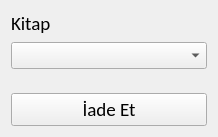
<?xml version="1.0" encoding="UTF-8"?>
<ui version="4.0">
 <class>Form</class>
 <widget class="QWidget" name="Form">
  <property name="geometry">
   <rect>
    <x>0</x>
    <y>0</y>
    <width>218</width>
    <height>137</height>
   </rect>
  </property>
  <property name="windowTitle">
   <string>İade</string>
  </property>
  <layout class="QVBoxLayout" name="verticalLayout_2">
   <item>
    <layout class="QVBoxLayout" name="verticalLayout">
     <item>
      <widget class="QLabel" name="label_3">
       <property name="font">
        <font>
         <family>Calibri</family>
         <pointsize>14</pointsize>
        </font>
       </property>
       <property name="text">
        <string>Kitap</string>
       </property>
      </widget>
     </item>
     <item>
      <widget class="QComboBox" name="kitapBox">
       <property name="font">
        <font>
         <pointsize>12</pointsize>
        </font>
       </property>
      </widget>
     </item>
     <item>
      <spacer name="verticalSpacer">
       <property name="orientation">
        <enum>Qt::Vertical</enum>
       </property>
       <property name="sizeHint" stdset="0">
        <size>
         <width>20</width>
         <height>40</height>
        </size>
       </property>
      </spacer>
     </item>
     <item>
      <widget class="QPushButton" name="iadeButon">
       <property name="font">
        <font>
         <family>Calibri</family>
         <pointsize>14</pointsize>
        </font>
       </property>
       <property name="text">
        <string>İade Et</string>
       </property>
      </widget>
     </item>
    </layout>
   </item>
  </layout>
 </widget>
 <resources/>
 <connections/>
</ui>
